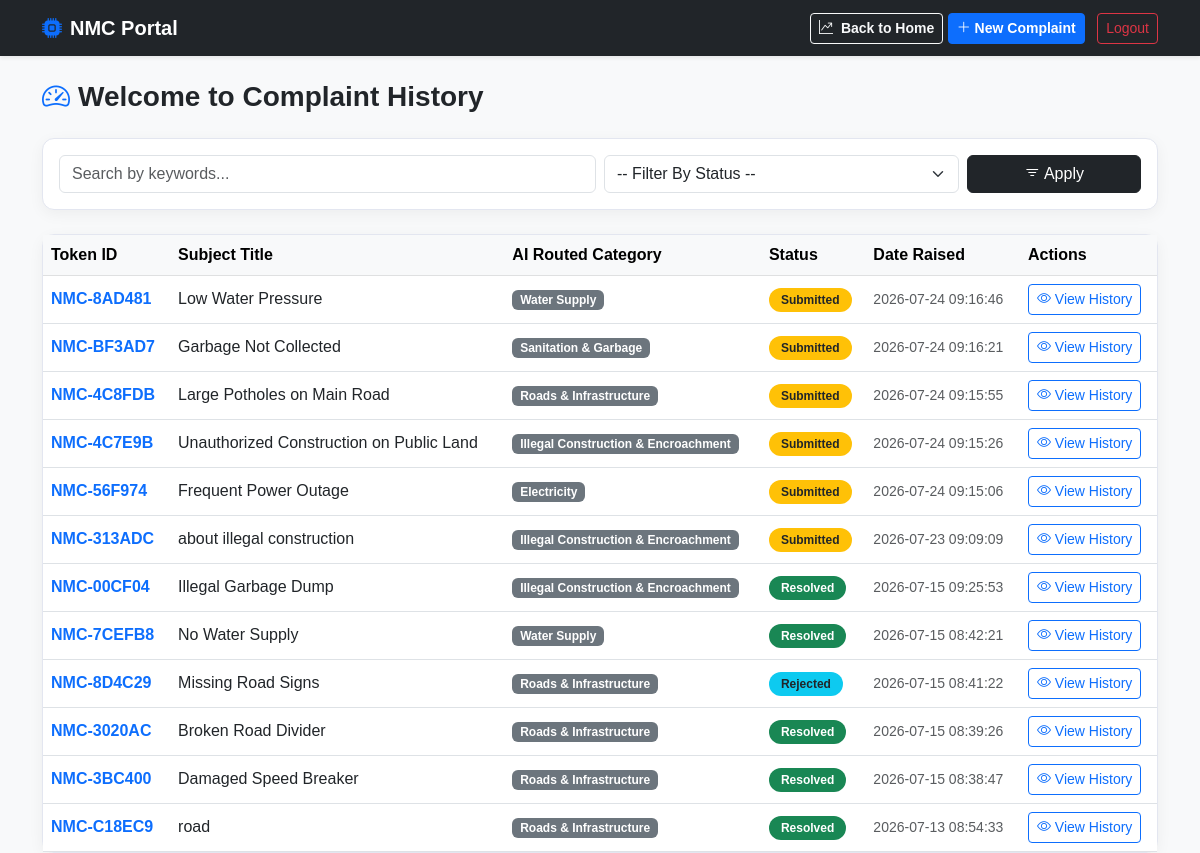
The page /citizen/dashboard (signed in) on the database as committed earlier.
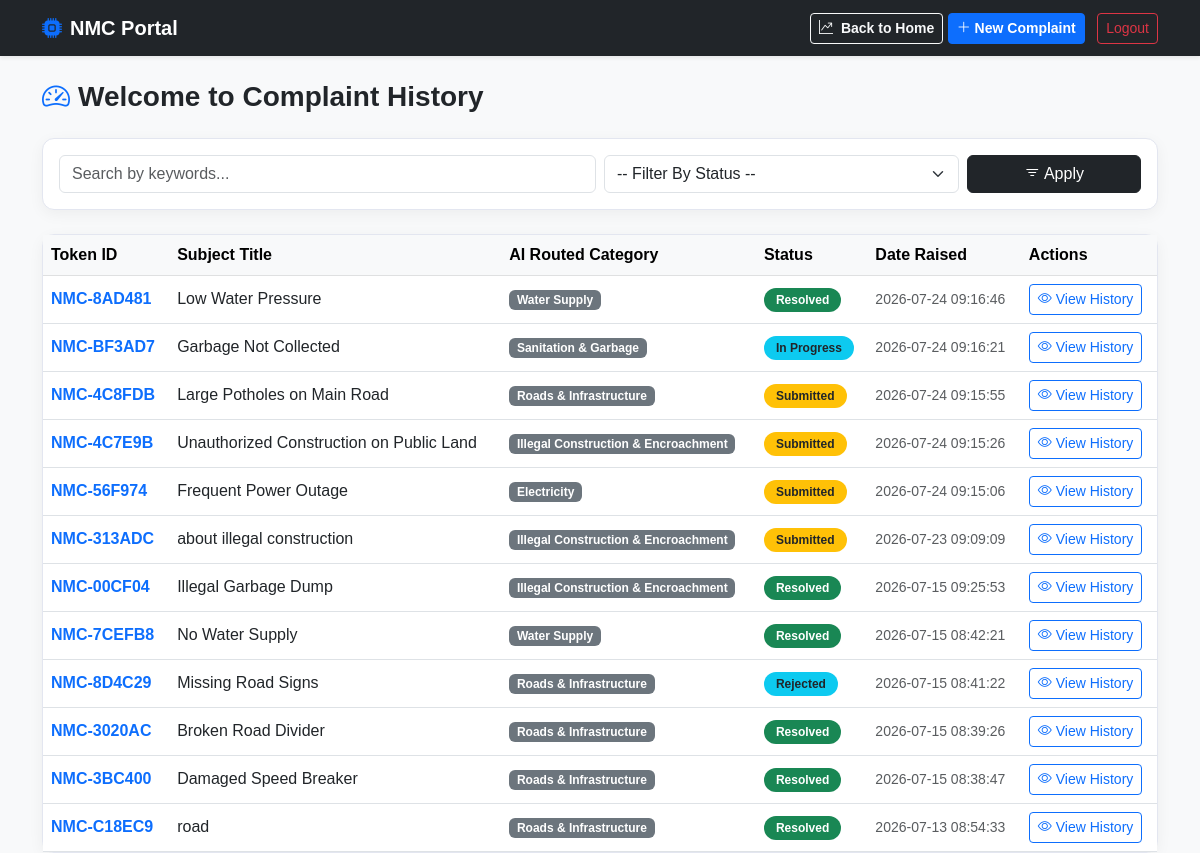
The same page on the database as committed later.
### tables this page shows
CREATE TABLE complaints (
    id                  INTEGER  PRIMARY KEY AUTOINCREMENT,
    user_id             INTEGER  NOT NULL,
    title               TEXT     NOT NULL,
    description         TEXT     NOT NULL, 
    original_language   TEXT     DEFAULT 'en', 
    translated_text     TEXT,                  
    address             TEXT,
    
    -- AI Predictions (Citizen Features 05, 06, 15, 19)
    ai_category         TEXT,    
    ai_confidence       REAL,    
    ai_urgency          TEXT     CHECK(ai_urgency IN ('CRITICAL', 'HIGH', 'MEDIUM', 'LOW')),
    ai_sentiment        TEXT,    
    
    -- Management & Operations (Admin Features 01, 07, 11)
    status              TEXT     DEFAULT 'Submitted' CHECK(status IN ('Submitted', 'Under Review', 'In Progress', 'Resolved', 'Rejected', 'Escalated', 'Withdrawn')),
    tracking_token      TEXT     NOT NULL UNIQUE, 
    assigned_officer_id INTEGER, 
    
    -- SLA Configuration (Your Manual Custom SLA Requirement)
    custom_sla_hours    INTEGER  DEFAULT NULL, 
    resolution_note     TEXT,                  
    
    -- Duplicate & Merge System (Citizen Feature 04 / Admin Feature 04)
    is_duplicate        INTEGER  DEFAULT 0,
    parent_id           INTEGER, 
    
    created_at          DATETIME DEFAULT CURRENT_TIMESTAMP,
    updated_at          DATETIME DEFAULT CURRENT_TIMESTAMP,
    FOREIGN KEY (user_id) REFERENCES users(id) ON DELETE CASCADE,
    FOREIGN KEY (assigned_officer_id) REFERENCES staff(id) ON DELETE SET NULL,
    FOREIGN KEY (parent_id) REFERENCES complaints(id) ON DELETE SET NULL
);

### app.py (the view)
@app.route('/citizen/dashboard')
def citizen_dashboard():
    if 'user_id' not in session or session.get('role') != 'CITIZEN':
        flash("Kripya pehle login karein.", "warning")
        return redirect(url_for('login'))
    search_query = request.args.get('search', '')
    status_filter = request.args.get('status', '')
    conn = sqlite3.connect(DB_NAME)
    conn.row_factory = sqlite3.Row
    cursor = conn.cursor()
    query = "SELECT * FROM complaints WHERE user_id = ?"
    params = [session['user_id']]
    if status_filter:
        query += " AND status = ?"
        params.append(status_filter)
    if search_query:
        query += " AND (title LIKE ? OR description LIKE ?)"
        params.append(f"%{search_query}%")
        params.append(f"%{search_query}%")
    query += " ORDER BY id DESC"
    complaints = cursor.execute(query, params).fetchall()
    conn.close()
    return render_template('track.html', complaints=complaints, search=search_query, current_status=status_filter, view_mode='list')

### templates/track.html (shortened to what this page needs)
<!DOCTYPE html>
<html lang="en">
<head>
    <link href="https://cdn.jsdelivr.net/npm/bootstrap@5.3.0/dist/css/bootstrap.min.css" rel="stylesheet">
    <link rel="stylesheet" href="https://cdn.jsdelivr.net/npm/bootstrap-icons@1.11.1/font/bootstrap-icons.css">
</head>
<body>
<nav class="navbar navbar-expand-lg navbar-dark bg-dark shadow-sm mb-4">
    <div class="container">
        <a class="navbar-brand fw-bold" href="/citizen/dashboard"><i class="bi bi-cpu-fill me-2 text-primary"></i>NMC Portal</a>
        <div class="ms-auto">
            <a href="/public/insights" class="btn btn-outline-light btn-sm fw-bold"><i class="bi bi-graph-up-arrow me-1"></i> Back to Home</a>
            <a href="/citizen/file_complaint" class="btn btn-primary btn-sm fw-bold me-2"><i class="bi bi-plus-lg"></i> New Complaint</a>
            <a href="/logout" class="btn btn-outline-danger btn-sm fw-medium">Logout</a>
        </div>
    </div>
</nav>
<div class="container">
    {% if view_mode == 'list' %}
    <div class="d-flex justify-content-between align-items-center mb-4">
        <h3 class="fw-bold text-dark mb-0"><i class="bi bi-speedometer2 text-primary me-2"></i>Welcome to Complaint History</h3>
    </div>
    <div class="card card-custom p-3 mb-4 bg-white">
        <form action="/citizen/dashboard" method="GET" class="row g-2">
            <div class="col-md-6">
                <input type="text" name="search" class="form-control" placeholder="Search by keywords..." value="{{ search }}">
            </div>
            <div class="col-md-4">
                <select name="status" class="form-select">
                    <option value="">-- Filter By Status --</option>
                </select>
            </div>
            <div class="col-md-2">
                <button type="submit" class="btn btn-dark w-100 fw-medium"><i class="bi bi-filter"></i> Apply</button>
            </div>
        </form>
    </div>
    <div class="card card-custom bg-white">
        <div class="table-responsive">
            <table class="table table-hover align-middle mb-0">
                <thead class="table-light">
                    <tr>
                        <th>Token ID</th>
                        <th>Subject Title</th>
                        <th>AI Routed Category</th>
                        <th>Status</th>
                        <th>Date Raised</th>
                        <th>Actions</th>
                    </tr>
                </thead>
                <tbody>
                    {% for item in complaints %}
                    <tr>
                        <td><span class="fw-bold text-primary">{{ item.tracking_token }}</span></td>
                        <td><span class="fw-medium text-dark">{{ item.title }}</span></td>
                        <td><span class="badge bg-secondary text-white">{{ item.ai_category }}</span></td>
                        <td>
                            {% if item.status == 'Submitted' %}
                                <span class="badge bg-warning text-dark status-badge">Submitted</span>
                            {% elif item.status == 'Resolved' %}
                                <span class="badge bg-success text-white status-badge">Resolved</span>
                            {% else %}
                                <span class="badge bg-info text-dark status-badge">{{ item.status }}</span>
                            {% endif %}
                        </td>
                        <td class="small text-muted">{{ item.created_at }}</td>
                        <td>
                            <a href="/citizen/complaint/{{ item.id }}" class="btn btn-sm btn-outline-primary"><i class="bi bi-eye"></i> View History</a>
                        </td>
                    </tr>
                    {% endfor %}
                </tbody>
            </table>
        </div>
    </div>
    {% endif %}
</div>
</body>
</html>

Rows that differ between the two databases and show on the page:
changed complaints "NMC-8AD481": status "Submitted" → "Resolved"
changed complaints "NMC-BF3AD7": status (not shown) → "In Progress"; no longer shows "Submitted"
